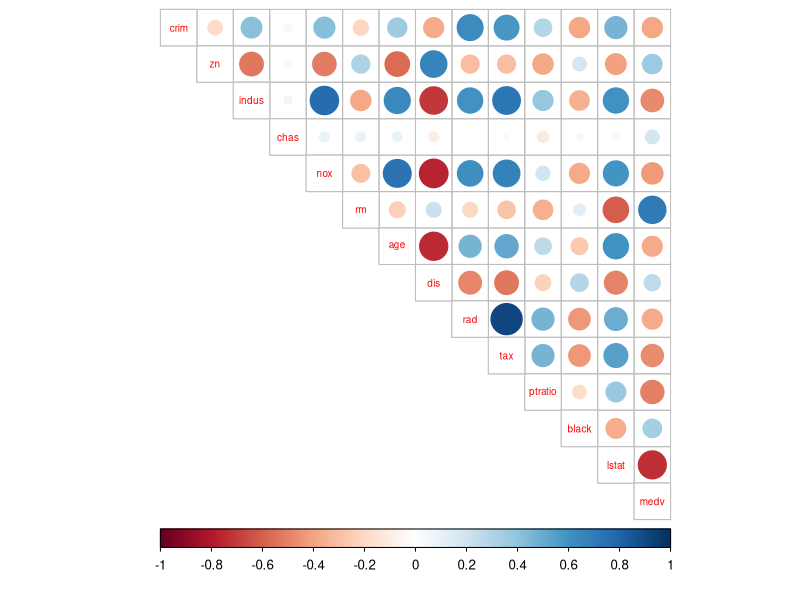
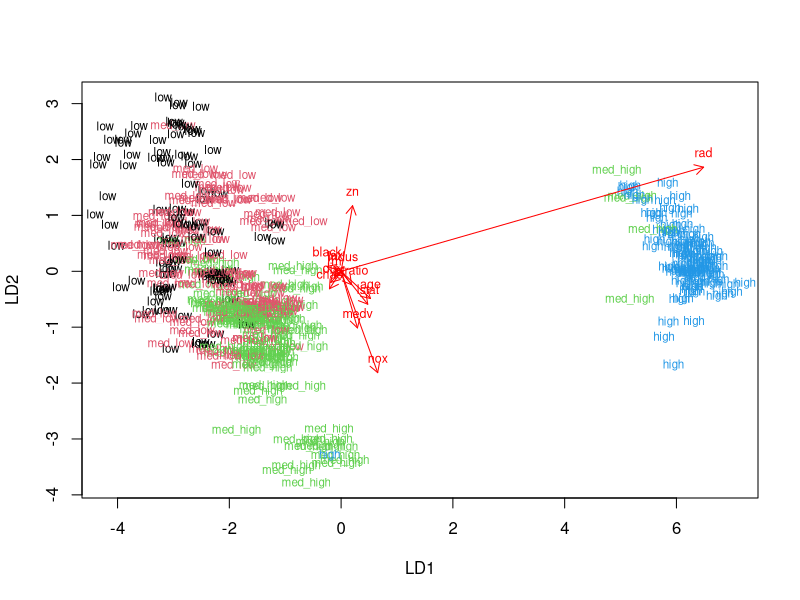
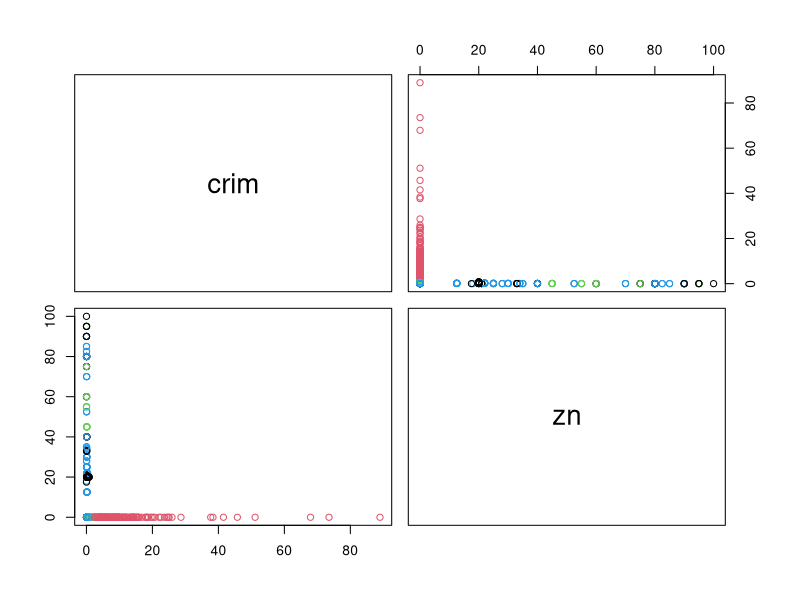

These figures' R source, in order:
## ---- chunk 1
library(MASS)
library(GGally)
library(tidyverse)
library(corrplot)
library(dplyr)

# Loading the data
data(Boston)

# Checking the data, and the structure, dimensions and summary of the dataset
head(Boston)
str(Boston)
dim(Boston)
## ---- chunk 2
# Graphical overview of the data
#pairs(Boston)
#ggpairs(Boston, lower = list(combo = wrap("facethist", bins = 20)))

# calculate the correlation matrix and round it
cor_matrix<-cor(Boston) %>% round(2)

# print the correlation matrix
cor_matrix

# visualize the correlation matrix
corrplot(cor_matrix, method="circle", type = "upper", cl.pos = "b", tl.pos = "d", tl.cex = 0.6)

# Summaries of the variables
summary(Boston)
## ---- chunk 3
boston_scaled <- scale(Boston)

# change the object to data frame
boston_scaled <- as.data.frame(boston_scaled)

# summary of the scaled dataset
summary(boston_scaled)

# summary of the scaled crime rate
summary(boston_scaled$crim)

bins <- quantile(boston_scaled$crim)
bins

label_vector <- c("low", "med_low", "med_high", "high")

# create a categorical variable 'crime'
crime <- cut(boston_scaled$crim, breaks = bins, include.lowest = TRUE, labels = label_vector) 

# look at the table of the new factor crime
table(crime)


#remove the origical crime rate crim and add crime
boston_scaled <- subset(boston_scaled, select = -c(crim))
boston_scaled$crime <- crime
str(boston_scaled)
# number of rows in the Boston dataset 
n <- nrow(boston_scaled)

# choose randomly 80% of the rows
ind <- sample(n,  size = n * 0.8)

# create train set
train <- boston_scaled[ind,]

# create test set 
test <- boston_scaled[-ind,]


## ---- chunk 4
# linear discriminant analysis
lda.fit <- lda(crime ~ ., data = train)

# print the lda.fit object
lda.fit

# the function for lda biplot arrows
lda.arrows <- function(x, myscale = 1, arrow_heads = 0.1, color = "red", tex = 0.75, choices = c(1,2)){
  heads <- coef(x)
  arrows(x0 = 0, y0 = 0, 
         x1 = myscale * heads[,choices[1]], 
         y1 = myscale * heads[,choices[2]], col=color, length = arrow_heads)
  text(myscale * heads[,choices], labels = row.names(heads), 
       cex = tex, col=color, pos=3)
}

# target classes as numeric
classes <- as.numeric(train$crime)

# plot the lda results
plot(lda.fit, dimen=2, col=classes, pch=classes)
lda.arrows(lda.fit, myscale = 2)
## ---- chunk 5
# save the correct classes from test data
correct_classes <- test$crime

test <- subset(test, select = -c(crime))

# predict classes with test data
lda.pred <- predict(lda.fit, newdata = test)
str(lda.pred)
# cross tabulate the results
table(correct = correct_classes, predicted = lda.pred$class)
## ---- chunk 6
# load MASS and Boston
library(MASS)
data('Boston')

boston_scaled.new <- scale(Boston)

# euclidean distance matrix
dist_eu <- dist(boston_scaled.new)

# look at the summary of the distances
summary(dist_eu)

# manhattan distance matrix
dist_man <- dist(boston_scaled.new, method="manhattan")

# look at the summary of the distances
summary(dist_man)

# k-means clustering
km <-kmeans(Boston, centers = 4)

# plot the Boston dataset with clusters
pairs(Boston[1:2], col = km$cluster)
